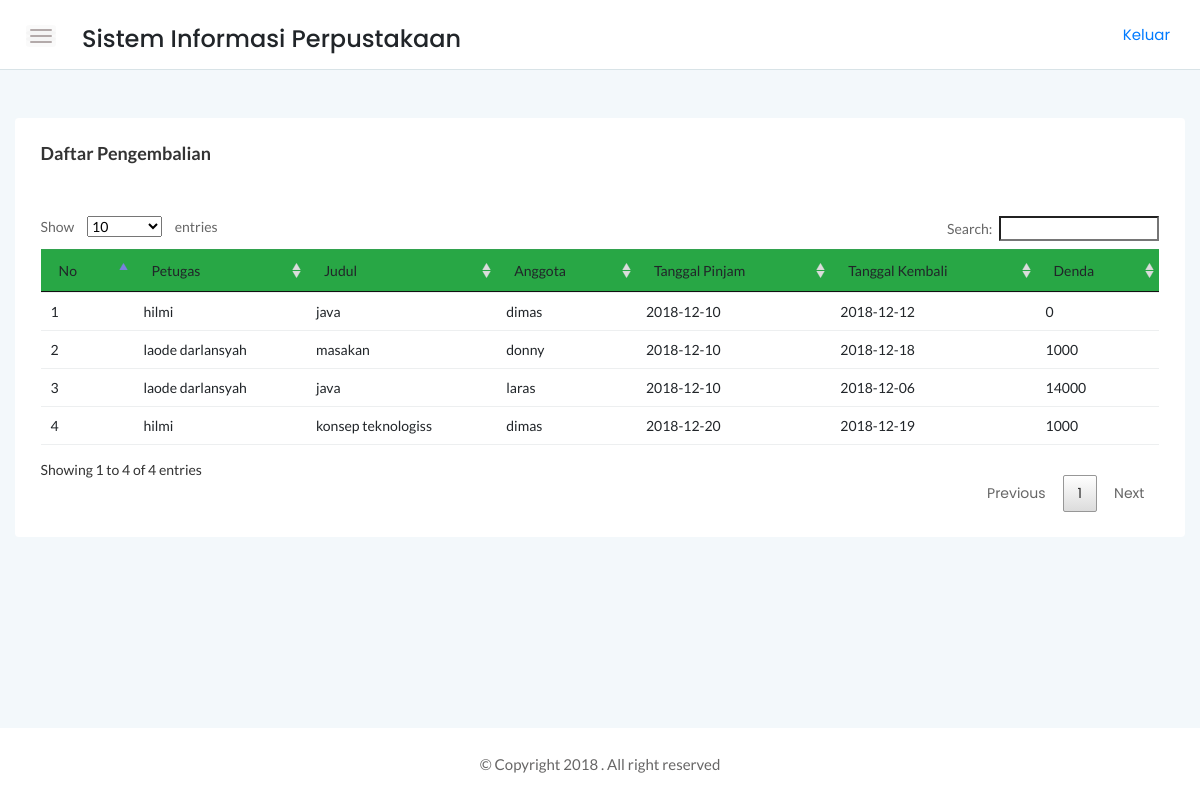
Page /srtdash/app/pengembalian/pengembalian.php (signed in) on the committed database.
### tables this page shows
CREATE TABLE `pengembalian` (
  `kode_pengembalian` int(11) NOT NULL,
  `anggota` char(20) NOT NULL,
  `petugas` char(20) NOT NULL,
  `buku` char(20) NOT NULL,
  `tgl_pinjam` date NOT NULL,
  `tgl_kembali` date NOT NULL,
  `denda` int(11) NOT NULL
);

CREATE TABLE `petugas` (
  `kode_petugas` char(20) NOT NULL,
  `nama` varchar(50) NOT NULL,
  `alamat` varchar(100) NOT NULL,
  `jl` enum('Laki-Laki','Perempuan') NOT NULL,
  `no_hp` char(13) NOT NULL,
  `user` varchar(20) NOT NULL,
  `pass` varchar(255) NOT NULL
);

CREATE TABLE `buku` (
  `kode_register` char(20) NOT NULL,
  `judul` varchar(100) NOT NULL,
  `pengarang` varchar(100) NOT NULL,
  `penerbit` varchar(100) NOT NULL,
  `thn_terbit` int(4) NOT NULL,
  `jumlah` int(3) NOT NULL
);

CREATE TABLE `anggota` (
  `no_anggota` char(20) NOT NULL,
  `nama` varchar(50) NOT NULL,
  `alamat` varchar(100) NOT NULL,
  `no_hp` char(13) NOT NULL,
  `jl` enum('Laki-Laki','Perempuan') NOT NULL
);

### srtdash/function/functions.php (called while the page is built, shortened)
<?php
$link = mysqli_connect("localhost","root","", "perpustakaan");
function tampil($query){
global $link;
$result = mysqli_query($link,$query);
while ($row = mysqli_fetch_assoc($result)){
    $rows[] = $row;
}
return $rows;
}
?>

### srtdash/app/pengembalian/pengembalian.php (the view, shortened to what this page needs)
<?php
require '../../function/functions.php';
$tampil = tampil("SELECT pengembalian.denda,pengembalian.kode_pengembalian, anggota.nama as anggota, petugas.nama as petugas, buku.judul as judul, pengembalian.tgl_pinjam, pengembalian.tgl_kembali FROM pengembalian
INNER JOIN anggota ON pengembalian.anggota = anggota.no_anggota
INNER JOIN petugas ON pengembalian.petugas = petugas.kode_petugas
INNER JOIN buku ON pengembalian.buku = buku.kode_register");
?>
<!DOCTYPE html>
<html>
    <head>
        <link rel="stylesheet" href="../../assets/css/bootstrap.min.css">
        <link rel="stylesheet" href="../../assets/css/font-awesome.min.css">
        <link rel="stylesheet" href="../../assets/css/themify-icons.css">
        <link rel="stylesheet" href="../../assets/css/metisMenu.css">
        <link rel="stylesheet" href="../../assets/css/owl.carousel.min.css">
        <link rel="stylesheet" href="../../assets/css/slicknav.min.css">
        <link rel="stylesheet" href="../../assets/css/typography.css">
        <link rel="stylesheet" href="../../assets/css/default-css.css">
        <link rel="stylesheet" href="../../assets/css/styles.css">
        <link rel="stylesheet" href="../../assets/css/responsive.css">
        <link rel="stylesheet" href="../../assets/datatabel/DataTables-1.10.18/css/jquery.dataTables.css">
        <link rel="stylesheet" href="../../assets/datatabel/DataTables-1.10.18/css/dataTables.bootstrap.css">
    </head>
    <body>
    <div class="page-container">
        <div class="main-content">
            <div class="header-area">
                <div class="row align-items-center">
                    <div class="col-md-6 col-sm-8 clearfix">
                        <div class="nav-btn pull-left">
                            <span></span>
                            <span></span>
                            <span></span>
                        </div>
                        <div class="nav-btn pull-left">
                            <h4>Sistem Informasi Perpustakaan</h4>
                        </div>
                    </div>
                     <div class="col-md-6 col-sm-4 clearfix">
                            <ul class="notification-area pull-right">
                                <p><a href="../logout/logout.php">Keluar</a></p>
                            </ul>
                        </div>
                </div>
            </div>
            <div class="main-content-inner">
                <div class="sales-report-area mt-5 mb-5">
                   <div class="card">
                   <div class="card-body">
                   <h4 class="header-title mb-0">Daftar Pengembalian</h4>
                   </div>
                            <div class="card-body">
                <table id="myTable" width="100%">
                <thead class="bg-success">
            <tr>
                <td>No</td>
                <td>Petugas</td>
                <td>Judul</td>
                <td>Anggota</td>
                <td>Tanggal Pinjam</td>
                <td>Tanggal Kembali</td>
                <td>Denda</td>
            </tr>
            </thead>
            <tbody>
            <?php
            $no =1;
            foreach ($tampil as $row) :
                ?>
            <tr>
                <td><?= $no++;?></td>
                <td><?= $row['petugas'];?></td>
                <td><?= $row['judul'];?></td>
                <td><?= $row['anggota'];?></td>
                <td><?= $row['tgl_pinjam'];?></td>
                <td><?= $row['tgl_kembali'];?></td>
                <td><?= $row['denda'];?></td>
            </tr>
            <?php
            endforeach;
            ?>
            </tbody>
        </table>
      </div>
                     </div>
                </div>
            </div>
        </div>
        <footer>
            <div class="footer-area">
                <p>© Copyright 2018 . All right reserved</p>
            </div>
        </footer>
    </div>
</body>
</html>

### srtdash/assets/css/typography.css (style rules this page uses)
body { font-size: 14px; font-family: 'Lato', sans-serif; }
h1, h2, h3, h4, h5, h6 { margin: 0; font-family: 'Poppins', sans-serif; }
p { font-family: 'Lato', sans-serif; font-size: 15px; line-height: 26px; color: #444; margin-bottom: 0; }
a, a:visited { text-decoration: none; transition: all 0.3s ease-in-out; -webkit-transition: all 0.3s ease-in-out; -moz-transition: all 0.3s ease-in-out; -o-transition: all 0.3s ease-in-out; outline: 0; font-family: 'Poppins', sans-serif; }
p a, p a:visited { line-height: inherit; outline: 0; }
ul, ol { margin-bottom: 0px; margin-top: 0px; padding: 0; }
ul { margin: 0; list-style-type: none; }

### srtdash/assets/css/default-css.css (style rules this page uses)
* { margin: 0; padding: 0; box-sizing: border-box; }
*, *:before, *:after { -moz-box-sizing: border-box; -webkit-box-sizing: border-box; box-sizing: border-box; }
html { -webkit-font-smoothing: antialiased; }
body { background: #fff; font-weight: normal; -webkit-font-smoothing: antialiased; -webkit-text-size-adjust: 100%; }
:root { --primary-color: #4336FB; }

### srtdash/assets/css/styles.css (style rules this page uses)
.page-container { width: 100%; height: 100%; min-height: 100vh; padding-left: 280px; -webkit-transition: padding-left 0.3s ease 0s; transition: padding-left 0.3s ease 0s; }
.card { border: none; border-radius: 4px; background-color: #fff; -webkit-transition: all 0.3s ease 0s; transition: all 0.3s ease 0s; }
.card-body { padding: 25.6px; padding: 1.6rem; }
.main-content { width: 100%; background: #F3F8FB; }
.main-content-inner { padding: 0 30px 50px; }
.header-area { padding: 15px 30px; background: #fff; border-bottom: 1px solid #d8e3e7; }
.nav-btn { margin-right: 30px; margin-top: 10px; cursor: pointer; }
.nav-btn span { display: block; width: 22px; height: 2px; background: #b3aaaa; margin: 4px 0; border-radius: 15px; -webkit-transition: all 0.3s ease 0s; transition: all 0.3s ease 0s; box-shadow: 0 0 0 4px rgba(99, 96, 96, 0.03); }
.notification-area { -webkit-user-select: none; -moz-user-select: none; -ms-user-select: none; user-select: none; position: relative; z-index: 1; }
.header-title { font-family: 'Lato', sans-serif; font-size: 18px; font-weight: 600; letter-spacing: 0; color: #333; text-transform: capitalize; margin-bottom: 17px; }
.footer-area { text-align: center; padding: 23px 0 19px; background: #fff; }
.footer-area p { color: #676666; margin-bottom: 0; }
table tr th, table tr td { border-top: 1px solid rgba(120, 130, 140, 0.13) !important; }
table.dataTable.no-footer { border-bottom: 1px solid rgba(120, 130, 140, 0.13) !important; }
table.dataTable thead th, table.dataTable thead td { border-bottom-color: transparent; }

### srtdash/assets/css/responsive.css (style rules this page uses)
@media (min-width: 1200px) and (max-width: 1364px) { .main-content-inner { padding: 0 15px 50px; } }
@media (min-width: 1200px) and (max-width: 1364px) { .page-container, .sbar_collapsed.page-container { padding-left: 0; } }

### rows in the picture
pengembalian: petugas.nama "hilmi", buku.judul "java", anggota.nama "dimas", tgl_pinjam "2018-12-10", tgl_kembali "2018-12-12", denda "0"
pengembalian: petugas.nama "laode darlansyah", buku.judul "masakan", anggota.nama "donny", tgl_pinjam "2018-12-10", tgl_kembali "2018-12-18", denda "1000"
pengembalian: petugas.nama "laode darlansyah", buku.judul "java", anggota.nama "laras", tgl_pinjam "2018-12-10", tgl_kembali "2018-12-06", denda "14000"
pengembalian: petugas.nama "hilmi", buku.judul "konsep teknologiss", anggota.nama "dimas", tgl_pinjam "2018-12-20", tgl_kembali "2018-12-19", denda "1000"
